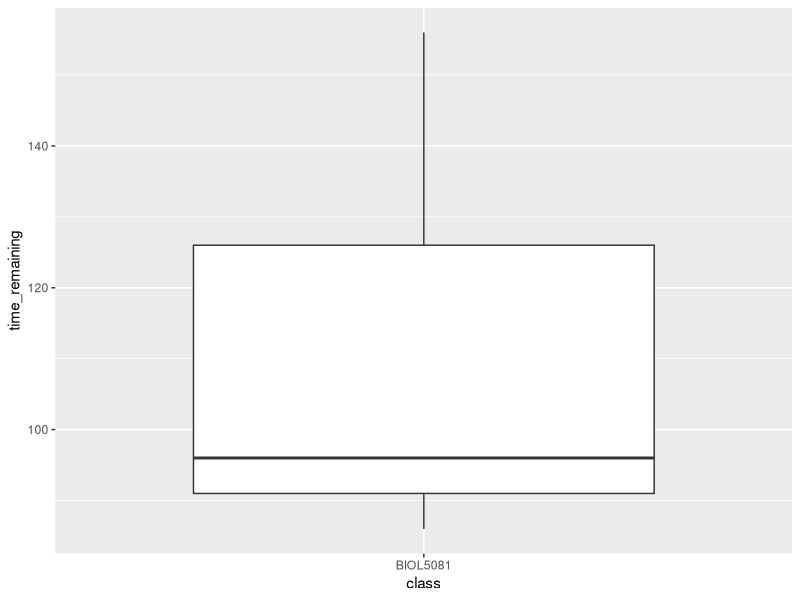
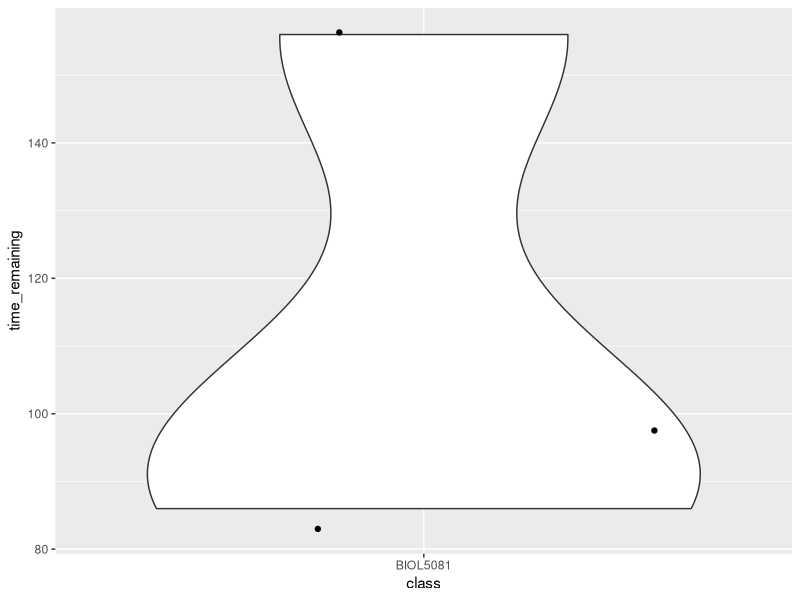
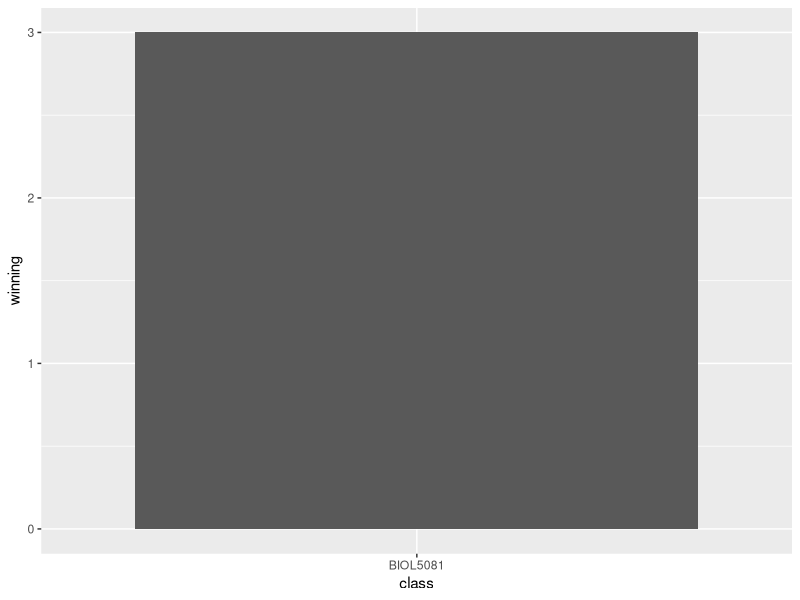
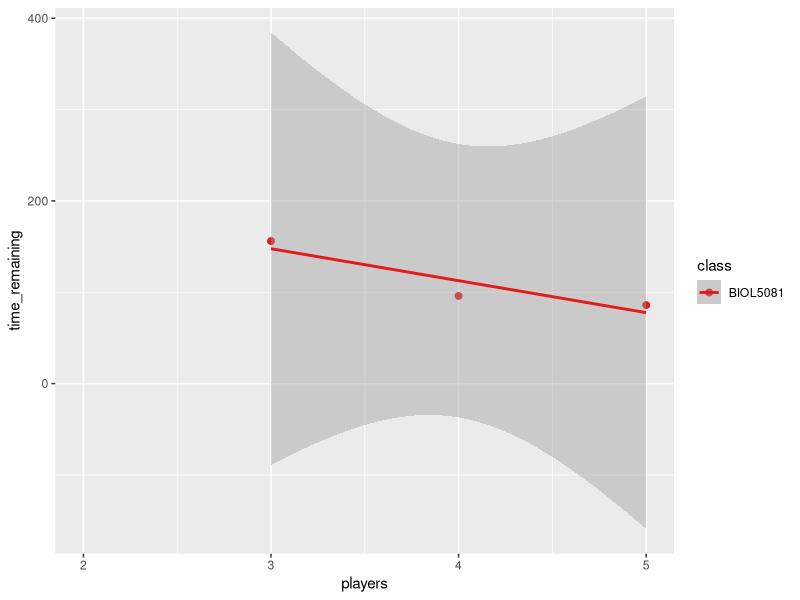
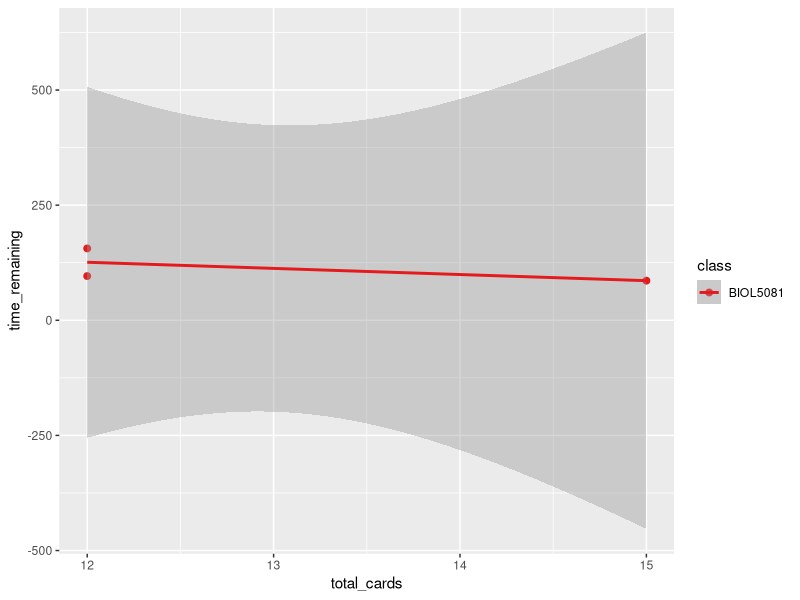
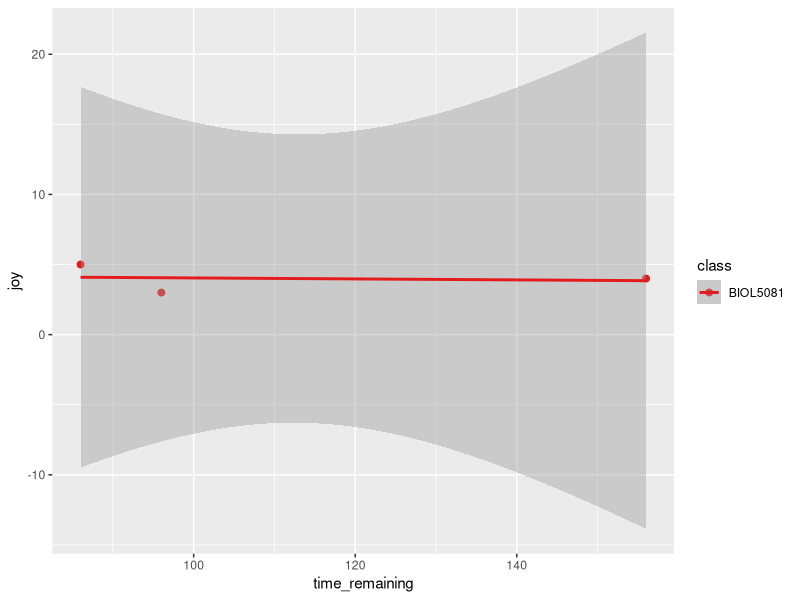

These charts were generated, in order, by the following R code: (Note: this script raises an error after producing the figures.)
## ---- chunk 1
knitr::opts_chunk$set(echo = TRUE)
## ---- chunk 2
#install.packages("tidyverse") #only need to do this once then mute it with #
library(tidyverse)
#data <- read_csv(url("https://ndownloader.figshare.com/files/17813387")) #read from web for updates
data <- read_csv("data/5MD.csv")

#transform data and tidy
#rename time to remaining so it is more clear
data <- data %>%
  rename(time_remaining = time)



#BIOL3250 suggestion to test number of cards in play
#2 players = 5 each from rules so total = 10
#3 players = 4 each so 12
#4 players = 3 each and 5 and 6 players same - 3 each
#we only player to 5 but 6 might be allowed?

data <- data %>%
  mutate(time_to_complete = 300 - time_remaining) %>%
  mutate(total_cards = case_when(players == 2 ~ 10, players == 3 ~ 12, players == 4 ~ 12, players == 5 ~ 15, players == 6 ~ 18)) %>%
  mutate(winning = case_when(outcome == "won" ~ 1, outcome == "lost" ~ 0))

## ---- chunk 3
#explore groups
ggplot(data, aes(class, time_remaining)) +
  geom_boxplot()

ggplot(data, aes(class, time_remaining)) +
  geom_violin() +
  geom_jitter()

ggplot(data, aes(class, winning)) +
  geom_col()


#explore continuous variation
ggplot(data, aes(players, time_remaining, color = class)) +
  geom_point(size = 2) +
  xlim(c(2,5)) +
  geom_smooth(method = lm) +
  scale_color_brewer(palette = "Set1")

ggplot(data, aes(total_cards, time_remaining, color = class)) +
  geom_point(size = 2) +
   geom_smooth(method = lm) +
  scale_color_brewer(palette = "Set1")

ggplot(data, aes(time_remaining, joy, color = class)) +
  geom_point(size = 2) +
   geom_smooth(method = lm) +
  scale_color_brewer(palette = "Set1")

## ---- chunk 4
#test of whether net difference in gaming is a win across both classes
t.test(data$time_remaining, mu = 0)

#correlations/regressions

#groups
m1 <- glm(time_remaining~players, data = data)
summary(m1)
#plot(m1)
anova(m1, test="Chisq")

m2 <- glm(time_remaining~players*class, data = data)
summary(m2)
anova(m2, test="Chisq")

m3 <- glm(winning~players, data = data)
summary(m3)
anova(m3, test="Chisq")

cor.test(data$players, data$time_remaining)

